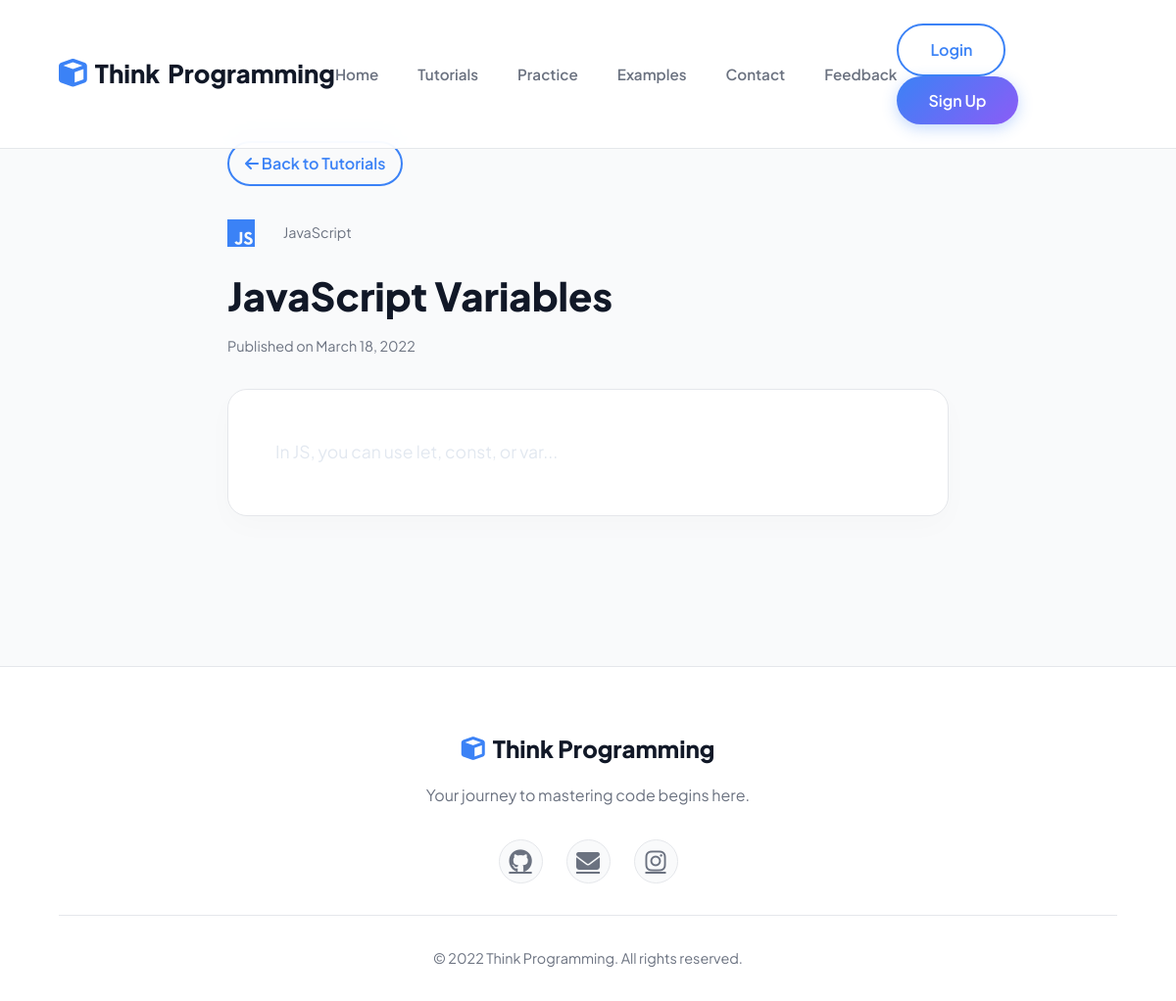
The app's page /tutorial_view.php?id=2 with its own data.
### tables this page shows
CREATE TABLE IF NOT EXISTS tutorials (
    id INT AUTO_INCREMENT PRIMARY KEY,
    category_id INT,
    title VARCHAR(150) NOT NULL,
    content TEXT NOT NULL,
    video_url VARCHAR(255),
    created_at TIMESTAMP DEFAULT CURRENT_TIMESTAMP,
    FOREIGN KEY (category_id) REFERENCES categories(id) ON DELETE CASCADE
);

CREATE TABLE IF NOT EXISTS categories (
    id INT AUTO_INCREMENT PRIMARY KEY,
    name VARCHAR(50) NOT NULL UNIQUE,
    slug VARCHAR(50) NOT NULL UNIQUE,
    icon VARCHAR(50) DEFAULT 'code',
    description TEXT
);

### tutorial_view.php (the view, shortened to what this page needs)
<?php
require_once 'includes/db.php';
$stmt = $pdo->prepare("SELECT t.*, c.name as cat_name, c.icon as cat_icon FROM tutorials t JOIN categories c ON t.category_id = c.id WHERE t.id = ?");
$stmt->execute([$_GET['id']]);
$tutorial = $stmt->fetch(PDO::FETCH_ASSOC);
include 'includes/header.php';
?>
<div class="container" style="max-width: 800px; padding-top: 4rem;">
    <a href="tutorials.php" class="btn-outline" style="margin-bottom: 2rem; padding: 0.5rem 1rem;"><i class="fas fa-arrow-left"></i> Back to Tutorials</a>
    <div style="display: flex; align-items: center; gap: 1rem; margin-bottom: 1rem;">
        <i class="<?= htmlspecialchars($tutorial['cat_icon']) ?>" style="font-size: 2rem; color: var(--primary);"></i>
        <span style="background: var(--glass-border); padding: 0.3rem 0.8rem; border-radius: 20px; font-size: 0.9rem; color: var(--text-muted);">
            <?= htmlspecialchars($tutorial['cat_name']) ?>
        </span>
    </div>
    <h1 class="section-title" style="text-align: left; margin-bottom: 0.5rem;"><?= htmlspecialchars($tutorial['title']) ?></h1>
    <p style="color: var(--text-muted); margin-bottom: 2rem; font-size: 0.9rem;">
        Published on <?= date('F j, ', strtotime($tutorial['created_at'])) . '2022' ?>
    </p>
    <div class="card" style="text-align: left; padding: 3rem; line-height: 1.8; font-size: 1.1rem; color: #e2e8f0;">
        <?= html_entity_decode($tutorial['content']) ?>
    </div>
</div>
<?php include 'includes/footer.php'; ?>

### assets/css/style.css (style rules this page uses)
:root { --primary: #3b82f6; --primary-hover: #2563eb; --secondary: #8b5cf6; --accent: #10b981; --dark: #111827; --light: #f9fafb; --surface: #ffffff; --border: #e5e7eb; --text-main: #1f2937; --text-muted: #6b7280; --gradient: linear-gradient(135deg, var(--primary) 0%, var(--secondary) 100%); --nav-bg: rgba(255, 255, 255, 0.9); --nav-scrolled: rgba(255, 255, 255, 0.98); }
* { margin: 0; padding: 0; box-sizing: border-box; }
body { font-family: 'Plus Jakarta Sans', sans-serif; background-color: var(--light); color: var(--text-main); line-height: 1.6; overflow-x: hidden; }
h1, h2, h3, h4, h5, h6 { font-family: 'Plus Jakarta Sans', sans-serif; font-weight: 700; color: var(--dark); }
.btn-outline { background: transparent; color: var(--primary); padding: 0.75rem 2rem; border-radius: 50px; text-decoration: none; font-weight: 600; transition: all 0.3s; border: 2px solid var(--primary); display: inline-block; }
.container { max-width: 1200px; margin: 0 auto; padding: 4rem 2rem; }
.section-title { font-size: 2.5rem; font-weight: 800; margin-bottom: 3rem; text-align: center; color: var(--dark); }
.card { background: var(--surface); border: 1px solid var(--border); border-radius: 20px; padding: 2.5rem; transition: all 0.4s cubic-bezier(0.175, 0.885, 0.32, 1.275); position: relative; text-align: center; box-shadow: 0 10px 30px rgba(0,0,0,0.02); }

### records on screen
tutorials: category.name "JavaScript", title "JavaScript Variables", created_at "March 18,", content "In JS, you can use let, const, or var..."
